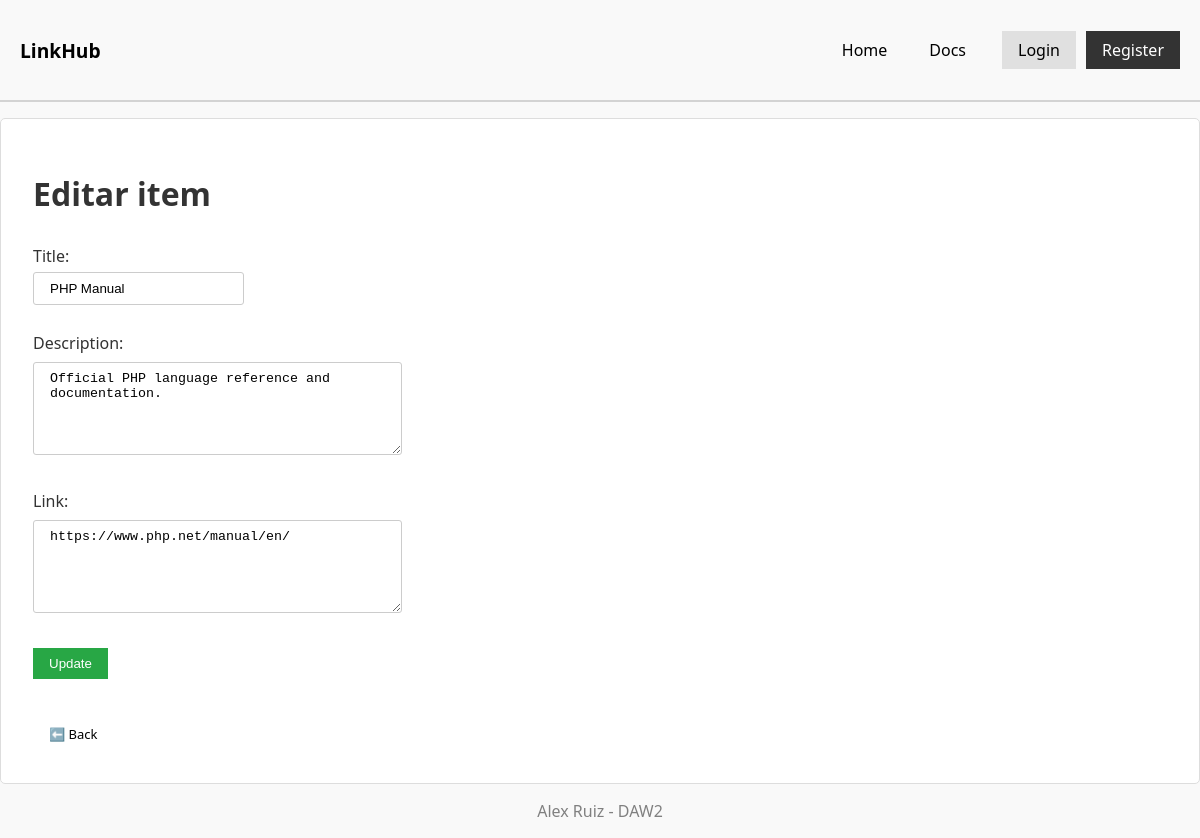
Screenshot of /app/view/form_update.php?id=3 with the database file from the repository.
### tables this page shows
CREATE TABLE items (
    id INT AUTO_INCREMENT PRIMARY KEY,
    title VARCHAR(100) NOT NULL,
    description TEXT NOT NULL,
    link TEXT NOT NULL,
    created_at TIMESTAMP DEFAULT CURRENT_TIMESTAMP,
    updated_at TIMESTAMP DEFAULT CURRENT_TIMESTAMP ON UPDATE CURRENT_TIMESTAMP,
    user_id INT NULL,
    INDEX (user_id),
    CONSTRAINT fk_items_users FOREIGN KEY (user_id) REFERENCES users(id) ON DELETE SET NULL
);

### app/model/connection.php (called while the page is built)
<?php
class Connexio {
    public static function getConnection() {
        try {
            $conn = new PDO('mysql:host=localhost;dbname=Pt04_Alex_Ruiz', 'root', '');
            $conn->setAttribute(PDO::ATTR_ERRMODE, PDO::ERRMODE_EXCEPTION);
            return $conn;
        } catch (PDOException $e) {
            die("Error de connexió: " . $e->getMessage());
        }
    }
}
?>

### app/model/services/ItemService.php (called while the page is built, shortened)
<?php
require_once __DIR__ . '/../dao/ItemDAO.php';
require_once __DIR__ . '/../entities/Item.php';
class ItemService {
    private $dao;
    public function __construct() {
        $this->dao = new ItemDAO();
    }
    public function getItemById($id) {
        return $this->dao->getById($id);
    }
}
?>

### app/model/dao/ItemDAO.php (called while the page is built, shortened)
<?php
require_once __DIR__ . '/../connection.php';
require_once __DIR__ . '/../entities/Item.php';
class ItemDAO {
    private $conn;
    public function __construct() {
        $this->conn = Connexio::getConnection();
    }
    public function getById($id) {
        $stmt = $this->conn->prepare("SELECT * FROM items WHERE id=?");
        $stmt->execute([$id]);
        $row = $stmt->fetch(PDO::FETCH_ASSOC);
        if ($row) {
            return new Item($row['id'], $row['title'], $row['description'], $row['link']);
        }
        return null;
    }
}
?>

### app/model/entities/Item.php (called while the page is built, shortened)
<?php
class Item {
    private $title;
    private $description;
    private $link;
    public function __construct($id = null, $title = '', $description = '', $link = '', $created_at = '', $updated_at = '') {
        $this->title = $title;
        $this->description = $description;
        $this->link = $link;
    }
    public function getTitle() {
        return $this->title;
    }
    public function getDescription() {
        return $this->description;
    }
    public function getLink() {
        return $this->link;
    }
}
?>

### app/view/form_update.php (the view, shortened to what this page needs)
<?php
require_once __DIR__ . '/../model/services/ItemService.php';
$service = new ItemService();
$item = $service->getItemById($_GET['id']);
?>
<!DOCTYPE html>
<html lang="en">
<head>
<link rel="stylesheet" href="../../styles.css">
</head>
<body>
    <?php
    include __DIR__ . '/layout/header.php';
    ?>
    <div class="container">
        <h1>Editar item</h1>
        <form action="../controller/ItemController.php" method="POST">
            <label>Title:</label><br>
            <input type="text" name="title" value="<?= htmlspecialchars($item->getTitle()) ?>" required><br><br>
            <label>Description:</label><br>
            <textarea name="description" rows="5" cols="40" required><?= htmlspecialchars($item->getDescription()) ?></textarea><br><br>
            <label>Link:</label><br>
            <textarea name="link" rows="5" cols="40" required><?= htmlspecialchars($item->getLink()) ?></textarea><br><br>
            <button type="submit" name="update">Update</button>
        </form>
        <br>
            <a class="ghost-btn" href="list.php">⬅️ Back</a>
    </div>
    <?php
        include __DIR__ . '/layout/footer.php';
    ?>
</body>
</html>

### styles.css (style rules this page uses)
body { font-family: system-ui, -apple-system, BlinkMacSystemFont, 'Segoe UI', Roboto, Oxygen, Ubuntu, Cantarell, 'Open Sans', 'Helvetica Neue', sans-serif; background-color: #f9f9f9; color: #333; margin: 0; padding: 0; }
input { padding: 0.5rem 1rem; margin: 5px 0; border: 1px solid #ccc; border-radius: 3px; }
.container { display: flex; flex-direction: column; max-width: 1200px; margin: 1rem auto; overflow: auto; padding: 2rem; border: 1px solid #ddd; border-radius: 5px; background-color: white; gap: .5rem; }
form input { padding: 0.5rem 1rem; margin: 5px 0; border: 1px solid #ccc; border-radius: 3px; }
form textarea { padding: 0.5rem 1rem; margin: 0.5rem 0; border: 1px solid #ccc; border-radius: 3px; resize: auto; }
form button { display: inline-flex; padding: 0.5rem 1rem; background-color: #28a745; color: white; border: none; cursor: pointer; white-space: nowrap; }
.ghost-btn { display: inline-block; padding: 0.5rem 1rem; background: none; text-decoration: none; transition: background-color 0.3s, color 0.3s; width: fit-content; height: fit-content; color: black; font-size: small; }

### rows the page displays
items: title "PHP Manual", description "Official PHP language reference and documentation.", link "https://www.php.net/manual/en/"
